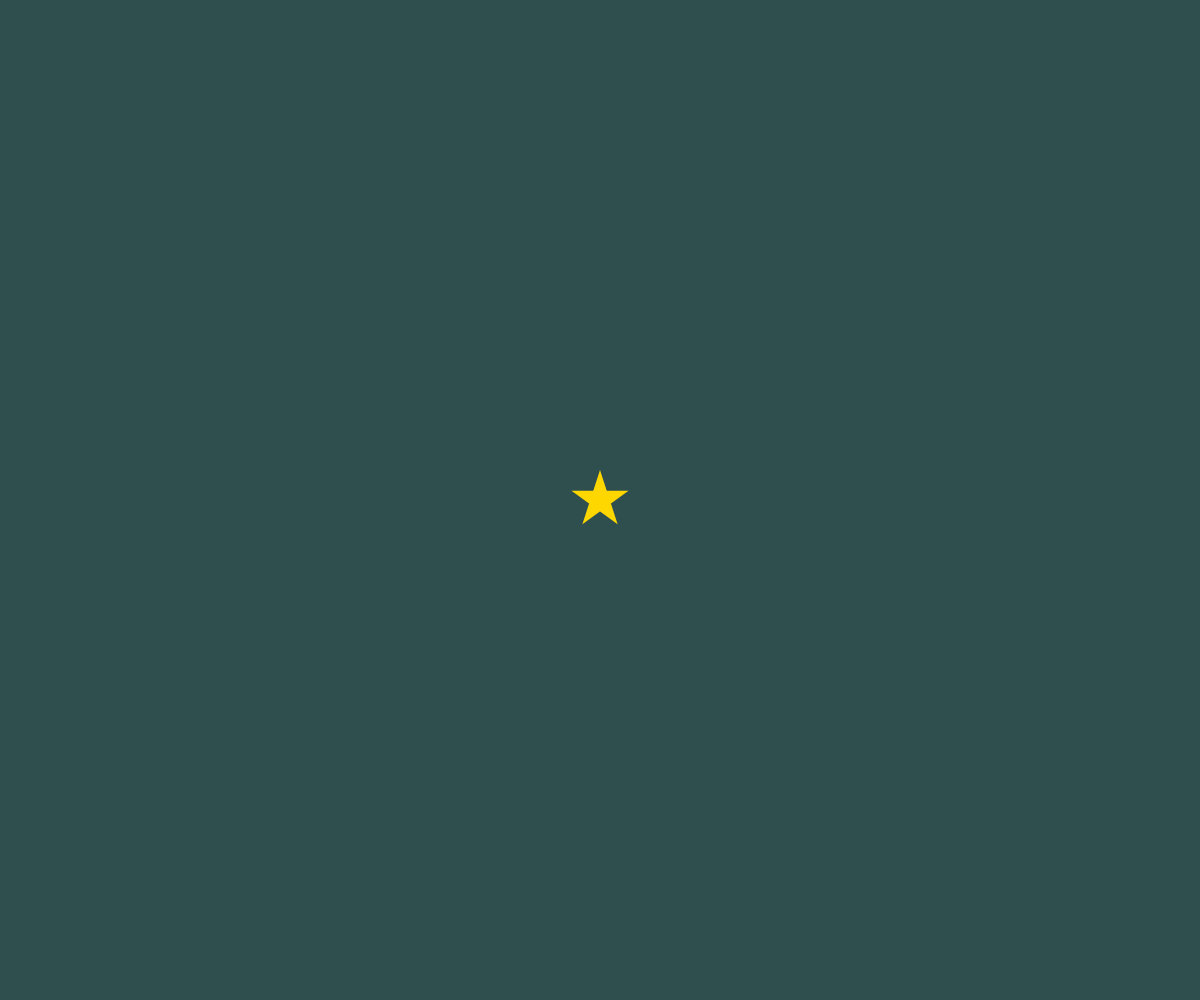
Frame 1 (no input)
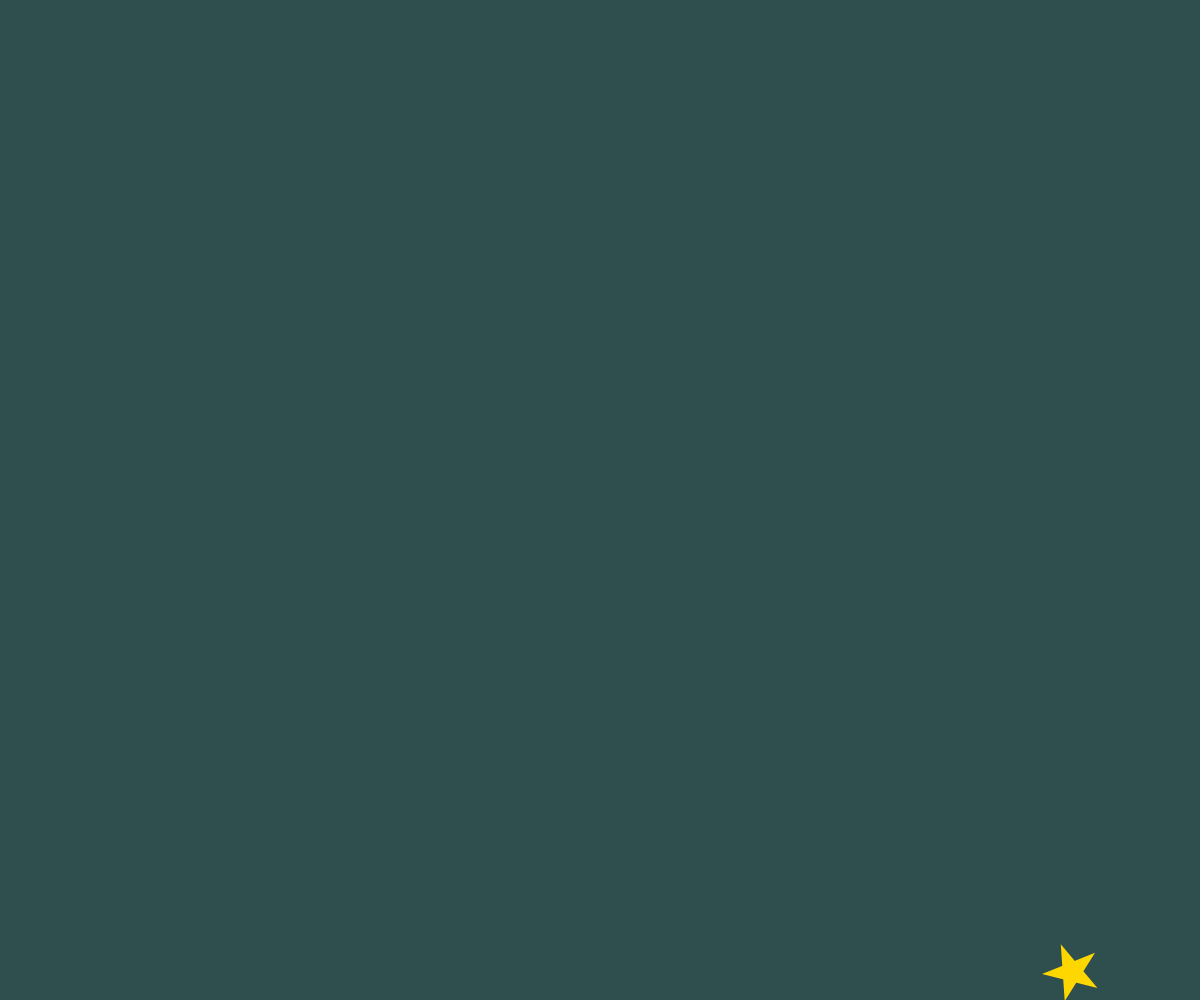
Frame 60 (no input)
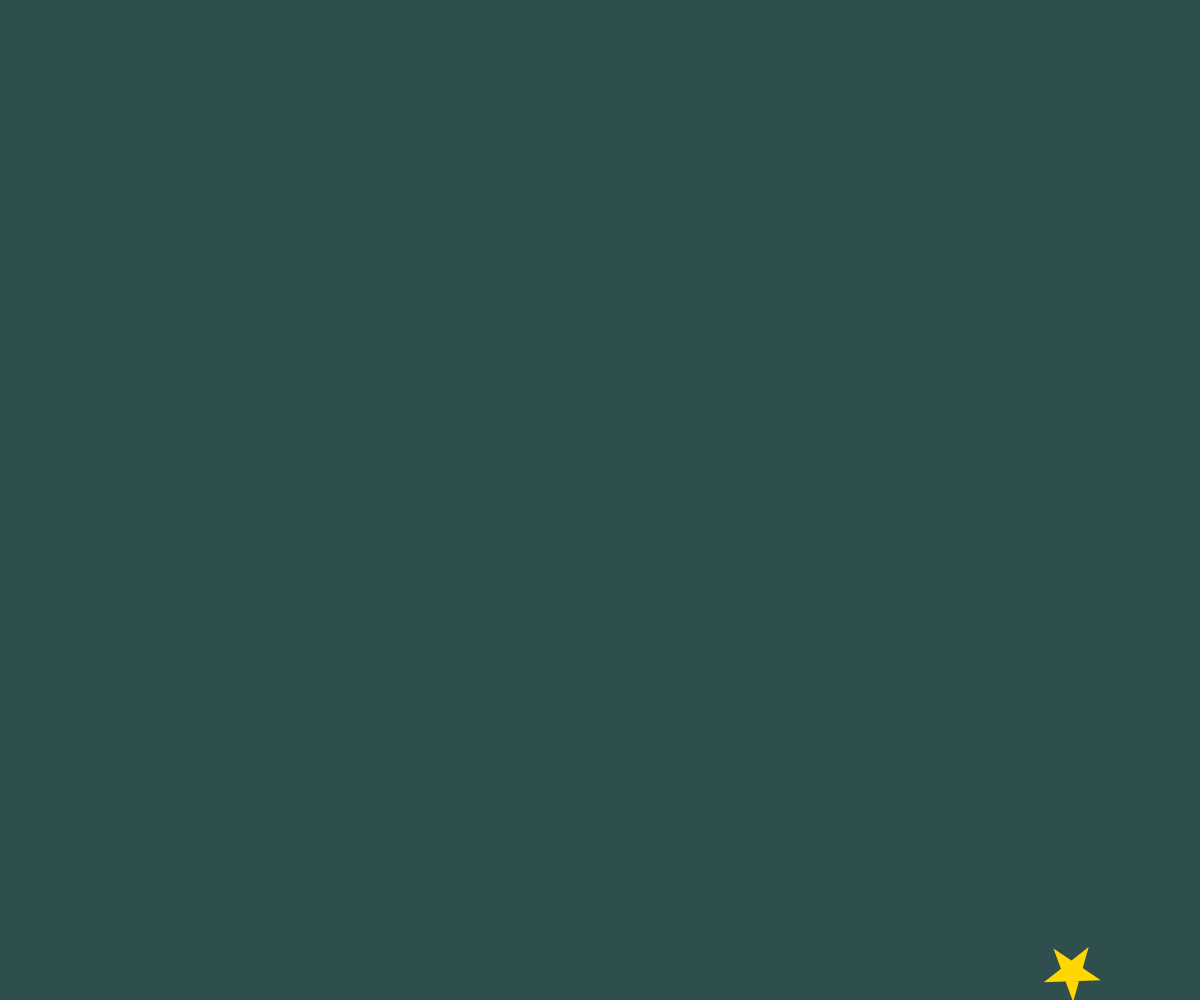
Frame 120 (the mouse pressed at the canvas centre since frame 60)

The p5.js sketch that drew these frames (run headless with seeded random() and noise() and a simulated clock; from frame 60 on, the mouse is pressed at the canvas centre):

// p5.js sketch
// ── sketch.js
// テキスト「アニメーション」
let x, y, vx, vy, angle;

function setup(){
  createCanvas(windowWidth, windowHeight);
  x = width / 2;
  y = height / 2;
  vx = 8;
  vy = 8;
  angle = 0;
}

function draw(){
  background(47,79,79);
  // BLANK[2] (hint: 作った star 関数を使います)
  noStroke();
  fill(255, 215, 0);
  star(x, y, 30, angle);
  angle += 0.1
  x += vx
  y += vy
  // 端の処理パターン (1) 反対側から出てくる
  if(x > width){ x = 0; }
  else if(x < 0){ x = width; }
  if(y > height){ y = 0; }
  if(y < 0){ y = height; }
}

function star(cx, cy, r, angle){
  beginShape();
  for(var i = 0; i < 20; i++){
    var theta = TWO_PI * i * 2 / 5 - HALF_PI + angle;
    // BLANK[1] (hint: angle 分だけ星を回転させるには？)
    var x = cx + cos(theta) * r;
    var y = cy + sin(theta) * r;
    vertex(x,y);
  }
  endShape(CLOSE);
}

function windowResized(){
  resizeCanvas(windowWidth, windowHeight);
}

function keyPressed(){ //間違えて「スペース押したら最初の位置」という関数作ってしまってので、一応置いときます
  if(key == " "){
    return setup();}
}

function mousePressed(){
  x = mouseX;
  y = mouseY;
}
